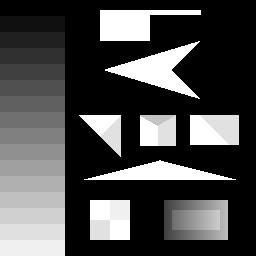
#> input picture images/img1.png, 256 x 256 px; its folder holds only this picture in this run
$ python harris.py
#> lines starting #> are read from the running program, lines starting #| are printed output that depends on the picture; after the words box and inside, x2 and y2 are one past the last pixel; in counts of white or black regions, pixels touching at a corner belong together
import os
import csv
import cv2
import glob
import numpy as np
import pandas as pd
from matplotlib import pyplot as plt


def dnorm(x, mu, sd):
    return 1 / (np.sqrt(2 * np.pi) * sd) * np.e ** (-np.power((x - mu) / sd, 2) / 2)


def myGaussianKernel(size, sigma=1, verbose=False):
    kernel_1D = np.linspace(-(size // 2), size // 2, size)
    for i in range(size):
        kernel_1D[i] = dnorm(kernel_1D[i], 0, sigma)
    kernel_2D = np.outer(kernel_1D.T, kernel_1D.T)

    kernel_2D *= 1.0 / kernel_2D.max()

    if verbose:
        plt.imshow(kernel_2D, interpolation='none', cmap='gray')
        plt.title("Kernel Image")
        plt.show()

    return kernel_2D


def myImageFilter(image, kernel, average=False, verbose=False):
    # print("Image Shape : {}".format(image.shape))
    # print("Kernel Shape : {}".format(kernel.shape))

    if verbose:
        plt.imshow(image, cmap='gray')
        plt.title("Image")
        plt.show()

    image_row, image_col = image.shape
    kernel_row, kernel_col = kernel.shape

    output = np.zeros(image.shape)

    pad_height = int((kernel_row - 1) / 2)
    pad_width = int((kernel_col - 1) / 2)

    padded_image = np.zeros((image_row + (2 * pad_height), image_col + (2 * pad_width)))

    padded_image[pad_height:padded_image.shape[0] - pad_height, pad_width:padded_image.shape[1] - pad_width] = image

    if verbose:
        plt.imshow(padded_image, cmap='gray')
        plt.title("Padded Image")
        plt.show()

    for row in range(image_row):
        for col in range(image_col):
            output[row, col] = np.sum(kernel * padded_image[row:row + kernel_row, col:col + kernel_col])
            if average:
                output[row, col] /= kernel.shape[0] * kernel.shape[1]

    print("Output Image Size: {0}".format(output.shape))

    if verbose:
        plt.imshow(output, cmap='gray')
        plt.title("Output Image using {}X{} Kernel".format(kernel_row, kernel_col))
        plt.show()

    return output


def findImageCorners(gray_img, kernel, verbose=False):
    k = 0.04
    window_size = 5
    threshold = 10000.00

    # dy, dx = np.gradient(gray_img) # skip builtin method
    Gxy = myImageFilter(gray_img, kernel, average=True)
    dy = np.diff(Gxy, axis=0, append=0)
    if verbose:
        plt.title("y derivative image")
        plt.imshow(dy, cmap='gray')
        plt.show()
    dx = np.diff(Gxy, axis=1, append=0)
    if verbose:
        plt.title("x derivative image")
        plt.imshow(dx, cmap='gray')
        plt.show()

    offset = int(window_size / 2)
    y_range = gray_img.shape[0] - offset
    x_range = gray_img.shape[1] - offset

    # print("Gxy Shape : {}".format(Gxy.shape))
    # print("dy Shape : {}".format(dy.shape))
    # print("dx Shape : {}".format(dx.shape))

    Ixx = dx ** 2
    Ixy = dy * dx
    Iyy = dy ** 2

    corner_list = []
    output_img = cv2.cvtColor(gray_img.copy(), cv2.COLOR_GRAY2RGB)
    for y in range(offset, y_range):
        for x in range(offset, x_range):
            # Values of sliding window
            start_y = y - offset
            end_y = y + offset + 1
            start_x = x - offset
            end_x = x + offset + 1

            # The variable names are representative to
            # the variable of the Harris corner equation
            windowIxx = Ixx[start_y: end_y, start_x: end_x]
            windowIxy = Ixy[start_y: end_y, start_x: end_x]
            windowIyy = Iyy[start_y: end_y, start_x: end_x]

            # Sum of squares of intensities of partial derevatives
            Sxx = windowIxx.sum()
            Sxy = windowIxy.sum()
            Syy = windowIyy.sum()

            # Calculate determinant and trace of the matrix
            det = (Sxx * Syy) - (Sxy ** 2)
            trace = Sxx + Syy

            # Calculate r for Harris Corner equation
            r = det - k * (trace ** 2)

            if r > threshold:
                corner_list.append([x, y, r])
                output_img[y, x] = (0, 0, 255)

    if verbose:
        plt.title("x derivative image")
        plt.imshow(output_img, cmap='gray')
        plt.show()

    return corner_list, output_img


def saveCornerResult(filename, corner_list, corner_img):
    if corner_list:
        csvfile = os.path.join("output", f"{filename}.csv")
        with open(csvfile, 'w') as corner_file:
            writer = csv.DictWriter(corner_file, fieldnames=["x", "y", "r"])
            writer.writeheader()
            for i in range(len(corner_list)):
                writer.writerow({
                    "x": str(corner_list[i][0]),
                    "y": str(corner_list[i][1]),
                    "r": str(corner_list[i][2])
                })
        df = pd.read_csv(csvfile)
        print(filename, 'corners', len(df.index))
        plt.bar(df['x'], df['r'])
        plt.savefig(os.path.join("output", "charts", f"{filename}"))

    if corner_img is not None:
        cv2.imwrite(os.path.join("output", "images", filename), corner_img)


def main():
    kernel = myGaussianKernel(size=5, sigma=2)

    files = glob.glob(os.path.join("images", "img*"))
    for file in files:
        filename = file.split(os.path.sep)[-1]
        try:
            input_img = cv2.imread(file)
#> input_img is the input picture: shape (256, 256, 3); min 0, max 255, mean 75.3
            gray_img = cv2.cvtColor(input_img, cv2.COLOR_BGR2GRAY)
        except Exception as error:
            print(f"Input {filename}: {error}")
            continue
        corner_list, output_img = findImageCorners(gray_img, kernel)
#> after the loop in myImageFilter, `for row in range(image_row):`:
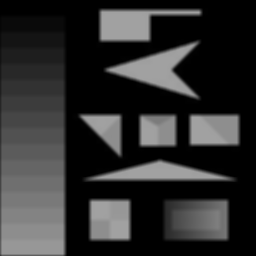
#> output: shape (256, 256) float64; min 0, max 161.4, mean 47.4
#| Output Image Size: (256, 256)
#> in findImageCorners, `dy = np.diff(Gxy, axis=0, append=0)`:
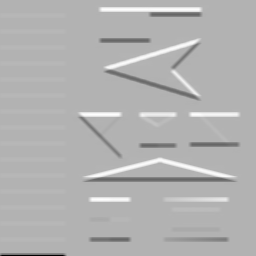
#> dy: shape (256, 256) float64; min -95.05, max 40.58, mean 0; drawn with min black and max white
#> in findImageCorners, `dx = np.diff(Gxy, axis=1, append=0)`:
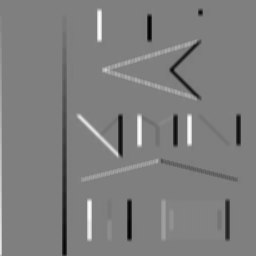
#> dx: shape (256, 256) float64; min -40.33, max 40.48, mean -0.2; drawn with min black and max white
#> in findImageCorners, `Ixy = dy * dx`:
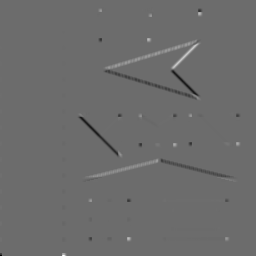
#> Ixy: shape (256, 256) float64; min -1254.1, max 1695.1, mean -1.3; drawn with min black and max white
#> in findImageCorners, `Iyy = dy ** 2`:
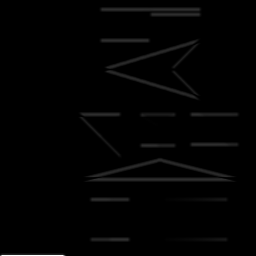
#> Iyy: shape (256, 256) float64; min 0, max 9035.3, mean 89.3; drawn with min black and max white
#> after the loop in findImageCorners, `for y in range(offset, y_range):`:
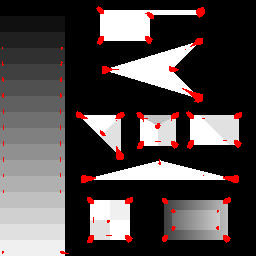
#> output_img: shape (256, 256, 3); 2.76% of pixels changed, all inside (x1, y1, x2, y2) = (2, 6, 242, 254)
#> after the loop in findImageCorners, `for y in range(offset, y_range):`: corner_list = 1809 items, first 6: [98, 6, 13470.1], [97, 7, 108044.6], [98, 7, 479700.4], [99, 7, 1189790.9], [100, 7, 1557018.6], [201, 7, 124573.2]
        saveCornerResult(filename, corner_list, output_img)
#> in saveCornerResult, `plt.savefig(os.path.join("output", "charts", f"{filename}"))`:
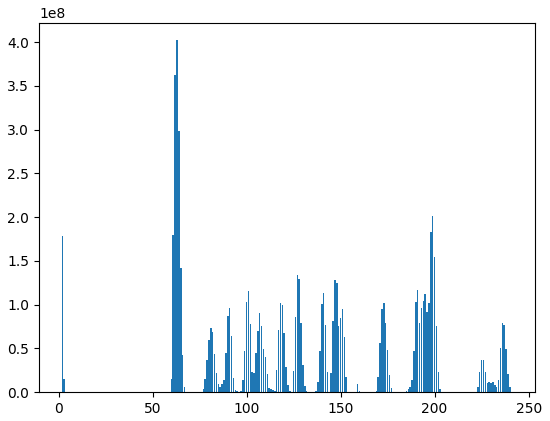
#> figure drawn by matplotlib, 1 panel; tallest bar 402249828.4 high, from x = 62.6 to 63.4


if __name__ == "__main__":
    main()

$ run again, on images/img3.jpg
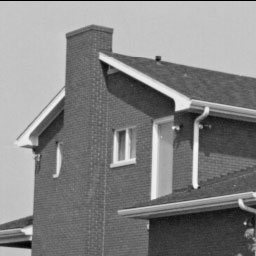
#> input picture images/img3.jpg, 256 x 256 px
#> in main, input_img is the input picture: shape (256, 256, 3); min 0, max 250, mean 132.6
#| Output Image Size: (256, 256)
#> after the loop in findImageCorners, `for y in range(offset, y_range):`:
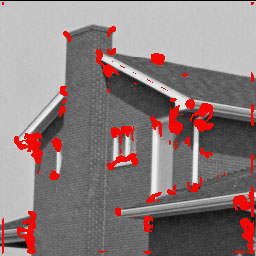
#> output_img: shape (256, 256, 3); 6.74% of pixels changed, all inside (x1, y1, x2, y2) = (2, 2, 254, 254)
#> after the loop in findImageCorners, `for y in range(offset, y_range):`: corner_list = 4415 items, first 6: [2, 2, 22862424.4], [3, 2, 6071967.9], [251, 2, 6330704.6], [252, 2, 26018644.2], [253, 2, 148475271.2], [2, 3, 16371952.1]
#> in saveCornerResult, `plt.savefig(os.path.join("output", "charts", f"{filename}"))`:
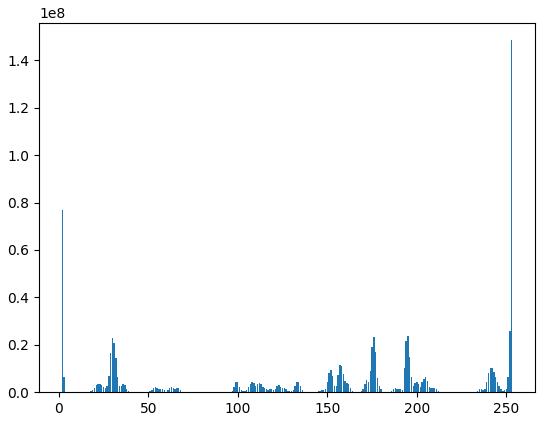
#> figure drawn by matplotlib, 1 panel; tallest bar 148475271.2 high, from x = 252.6 to 253.4
